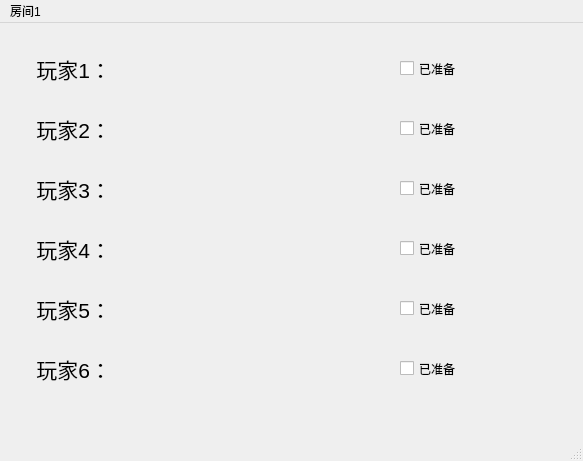
<?xml version="1.0" encoding="UTF-8"?>
<ui version="4.0">
 <class>room_1</class>
 <widget class="QMainWindow" name="room_1">
  <property name="geometry">
   <rect>
    <x>0</x>
    <y>0</y>
    <width>583</width>
    <height>461</height>
   </rect>
  </property>
  <property name="windowTitle">
   <string>MainWindow</string>
  </property>
  <widget class="QWidget" name="centralwidget">
   <widget class="QLabel" name="player_1">
    <property name="geometry">
     <rect>
      <x>30</x>
      <y>20</y>
      <width>81</width>
      <height>51</height>
     </rect>
    </property>
    <property name="font">
     <font>
      <pointsize>16</pointsize>
     </font>
    </property>
    <property name="text">
     <string>玩家1：</string>
    </property>
    <property name="alignment">
     <set>Qt::AlignRight|Qt::AlignTrailing|Qt::AlignVCenter</set>
    </property>
   </widget>
   <widget class="QLabel" name="player_2">
    <property name="geometry">
     <rect>
      <x>30</x>
      <y>80</y>
      <width>81</width>
      <height>51</height>
     </rect>
    </property>
    <property name="font">
     <font>
      <pointsize>16</pointsize>
     </font>
    </property>
    <property name="text">
     <string>玩家2：</string>
    </property>
    <property name="alignment">
     <set>Qt::AlignRight|Qt::AlignTrailing|Qt::AlignVCenter</set>
    </property>
   </widget>
   <widget class="QLabel" name="player_3">
    <property name="geometry">
     <rect>
      <x>30</x>
      <y>140</y>
      <width>81</width>
      <height>51</height>
     </rect>
    </property>
    <property name="font">
     <font>
      <pointsize>16</pointsize>
     </font>
    </property>
    <property name="text">
     <string>玩家3：</string>
    </property>
    <property name="alignment">
     <set>Qt::AlignRight|Qt::AlignTrailing|Qt::AlignVCenter</set>
    </property>
   </widget>
   <widget class="QLabel" name="player_4">
    <property name="geometry">
     <rect>
      <x>30</x>
      <y>200</y>
      <width>81</width>
      <height>51</height>
     </rect>
    </property>
    <property name="font">
     <font>
      <pointsize>16</pointsize>
     </font>
    </property>
    <property name="text">
     <string>玩家4：</string>
    </property>
    <property name="alignment">
     <set>Qt::AlignRight|Qt::AlignTrailing|Qt::AlignVCenter</set>
    </property>
   </widget>
   <widget class="QLabel" name="player_5">
    <property name="geometry">
     <rect>
      <x>30</x>
      <y>260</y>
      <width>81</width>
      <height>51</height>
     </rect>
    </property>
    <property name="font">
     <font>
      <pointsize>16</pointsize>
     </font>
    </property>
    <property name="text">
     <string>玩家5：</string>
    </property>
    <property name="alignment">
     <set>Qt::AlignRight|Qt::AlignTrailing|Qt::AlignVCenter</set>
    </property>
   </widget>
   <widget class="QLabel" name="player_6">
    <property name="geometry">
     <rect>
      <x>30</x>
      <y>320</y>
      <width>81</width>
      <height>51</height>
     </rect>
    </property>
    <property name="font">
     <font>
      <pointsize>16</pointsize>
     </font>
    </property>
    <property name="text">
     <string>玩家6：</string>
    </property>
    <property name="alignment">
     <set>Qt::AlignRight|Qt::AlignTrailing|Qt::AlignVCenter</set>
    </property>
   </widget>
   <widget class="QLabel" name="name_1">
    <property name="geometry">
     <rect>
      <x>150</x>
      <y>20</y>
      <width>171</width>
      <height>51</height>
     </rect>
    </property>
    <property name="font">
     <font>
      <pointsize>16</pointsize>
     </font>
    </property>
    <property name="text">
     <string/>
    </property>
    <property name="alignment">
     <set>Qt::AlignCenter</set>
    </property>
   </widget>
   <widget class="QLabel" name="name_2">
    <property name="geometry">
     <rect>
      <x>150</x>
      <y>80</y>
      <width>171</width>
      <height>51</height>
     </rect>
    </property>
    <property name="font">
     <font>
      <pointsize>16</pointsize>
     </font>
    </property>
    <property name="text">
     <string/>
    </property>
    <property name="alignment">
     <set>Qt::AlignCenter</set>
    </property>
   </widget>
   <widget class="QLabel" name="name_3">
    <property name="geometry">
     <rect>
      <x>150</x>
      <y>140</y>
      <width>171</width>
      <height>51</height>
     </rect>
    </property>
    <property name="font">
     <font>
      <pointsize>16</pointsize>
     </font>
    </property>
    <property name="text">
     <string/>
    </property>
    <property name="alignment">
     <set>Qt::AlignCenter</set>
    </property>
   </widget>
   <widget class="QLabel" name="name_4">
    <property name="geometry">
     <rect>
      <x>150</x>
      <y>200</y>
      <width>171</width>
      <height>51</height>
     </rect>
    </property>
    <property name="font">
     <font>
      <pointsize>16</pointsize>
     </font>
    </property>
    <property name="text">
     <string/>
    </property>
    <property name="alignment">
     <set>Qt::AlignCenter</set>
    </property>
   </widget>
   <widget class="QLabel" name="name_5">
    <property name="geometry">
     <rect>
      <x>150</x>
      <y>260</y>
      <width>171</width>
      <height>51</height>
     </rect>
    </property>
    <property name="font">
     <font>
      <pointsize>16</pointsize>
     </font>
    </property>
    <property name="text">
     <string/>
    </property>
    <property name="alignment">
     <set>Qt::AlignCenter</set>
    </property>
   </widget>
   <widget class="QLabel" name="name_6">
    <property name="geometry">
     <rect>
      <x>150</x>
      <y>320</y>
      <width>171</width>
      <height>51</height>
     </rect>
    </property>
    <property name="font">
     <font>
      <pointsize>16</pointsize>
     </font>
    </property>
    <property name="text">
     <string/>
    </property>
    <property name="alignment">
     <set>Qt::AlignCenter</set>
    </property>
   </widget>
   <widget class="QCheckBox" name="checkBox_1">
    <property name="geometry">
     <rect>
      <x>400</x>
      <y>20</y>
      <width>81</width>
      <height>51</height>
     </rect>
    </property>
    <property name="text">
     <string>已准备</string>
    </property>
   </widget>
   <widget class="QCheckBox" name="checkBox_2">
    <property name="geometry">
     <rect>
      <x>400</x>
      <y>80</y>
      <width>81</width>
      <height>51</height>
     </rect>
    </property>
    <property name="text">
     <string>已准备</string>
    </property>
   </widget>
   <widget class="QCheckBox" name="checkBox_3">
    <property name="geometry">
     <rect>
      <x>400</x>
      <y>140</y>
      <width>81</width>
      <height>51</height>
     </rect>
    </property>
    <property name="text">
     <string>已准备</string>
    </property>
   </widget>
   <widget class="QCheckBox" name="checkBox_4">
    <property name="geometry">
     <rect>
      <x>400</x>
      <y>200</y>
      <width>81</width>
      <height>51</height>
     </rect>
    </property>
    <property name="text">
     <string>已准备</string>
    </property>
   </widget>
   <widget class="QCheckBox" name="checkBox_5">
    <property name="geometry">
     <rect>
      <x>400</x>
      <y>260</y>
      <width>81</width>
      <height>51</height>
     </rect>
    </property>
    <property name="text">
     <string>已准备</string>
    </property>
   </widget>
   <widget class="QCheckBox" name="checkBox_6">
    <property name="geometry">
     <rect>
      <x>400</x>
      <y>320</y>
      <width>81</width>
      <height>51</height>
     </rect>
    </property>
    <property name="text">
     <string>已准备</string>
    </property>
   </widget>
  </widget>
  <widget class="QMenuBar" name="menubar">
   <property name="geometry">
    <rect>
     <x>0</x>
     <y>0</y>
     <width>583</width>
     <height>19</height>
    </rect>
   </property>
   <widget class="QMenu" name="menu_1">
    <property name="title">
     <string>房间1</string>
    </property>
   </widget>
   <addaction name="menu_1"/>
  </widget>
  <widget class="QStatusBar" name="statusbar"/>
 </widget>
 <resources/>
 <connections/>
</ui>
